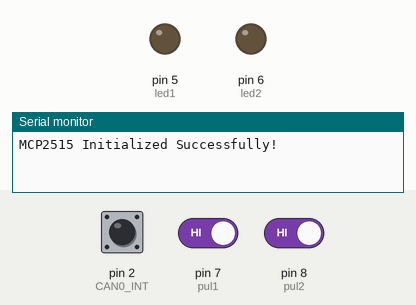
Simulated run of this sketch. Board: Arduino Uno, built with avr-gcc and run on an emulated ATmega328P. Parts: output pins drawn as LEDs (lit = HIGH), the last lines printed to the serial monitor. Dashed ring = blinking. The inputs (shaded band) are chosen by the test bench; at power-on: pin 7 (pul1) HIGH, pin 8 (pul2) HIGH, pin 2 (CAN0_INT) HIGH.

Above: at 1.2 s.
1.3 s: pin 7 (pul1) driven LOW
At 1.5 s:
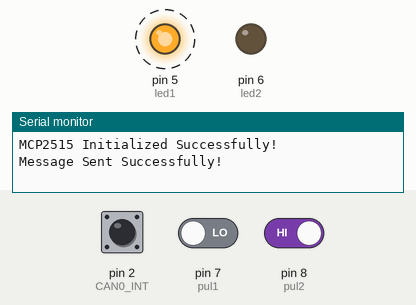
4.3 s: pin 8 (pul2) driven LOW
At 5.1 s:
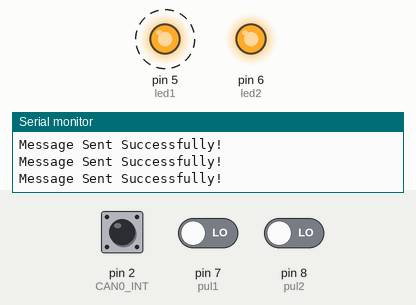
7.3 s: pin 8 (pul2) driven HIGH
At 10.2 s:
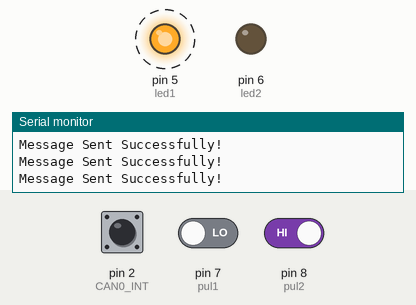
10.3 s: pin 7 (pul1) driven HIGH
At 11.1 s:
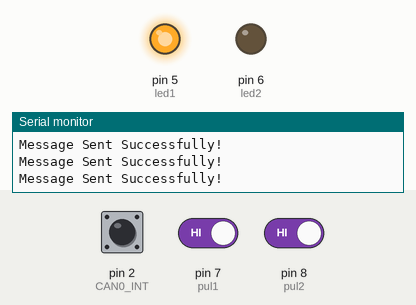
Timing chart, 0 to 12.8 s (numbered marks = the images above; inputs shaded):
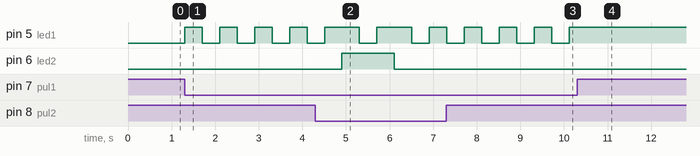

The sketch:

modulo_onoff_1006.ino
```cpp
// MODULO CAN 2IN-2OUT ON/OFF
//

#include <mcp_can.h>
#include <SPI.h>
long unsigned int rxId; // Variables para recepcion de mensaje CAN
unsigned char len = 0;
unsigned char rxBuf[8];

byte adress1 = 0x10; // para ajustar direccion de modulo
byte adress2 = 0x06;

byte led1 = 5; // declaracion de entradas y salidas
byte led2 = 6;
byte pul1 = 7;
byte pul2 = 8;

boolean transmitir = false; // Para saber cuando hay datos para transmitir
unsigned long  lastpress = 0;
unsigned long delaypress = 400;

byte data[8] = {0x00, 0x01, 0x00, 0x00, 0x00, 0x00, 0x00, 0x00};

#define CAN0_INT 2    // Set INT to pin2
MCP_CAN CAN0(10);     // Set CS to pin 10

void setup()
{
  Serial.begin(115200);

  // Initialize MCP2515 running at 8MHz with a baudrate of 250kb/s and the masks and filters disabled.
  if(CAN0.begin(MCP_ANY, CAN_250KBPS, MCP_8MHZ) == CAN_OK) Serial.println("MCP2515 Initialized Successfully!");
  else Serial.println("Error Initializing MCP2515...");

  CAN0.setMode(MCP_NORMAL);   // Change to normal mode to allow messages to be transmitted
   pinMode(CAN0_INT, INPUT);                            // Configuring pin for /INT input
    // Ajustar adress modulo CAN
  data[0] = adress1;
  data[1] = adress2;

  // Configurando entradas y salidas
  pinMode(led1, OUTPUT);
  pinMode(led2, OUTPUT);
  pinMode(pul1, INPUT);
  pinMode(pul2, INPUT);

}

void loop() {
 // Leer pulsadores y actuar si han cambiado de estado
  if (digitalRead(pul1) == LOW) {
      encender_apagar (led1,7);
    }

  if (digitalRead(pul2) == LOW) {
      encender_apagar (led2,6);
    }

// Leer estado de recepcion del buffer CAN
  if(!digitalRead(2)) {                   // If pin 2 is low, read receive buffer
        CAN0.readMsgBuf(&rxId, &len, rxBuf); // Read data: len = data length, buf = data byte(s)
        if (rxBuf[0]== adress1 && rxBuf[1]== adress2){ // si el mensaje es para este modulo
          // hacemos equivalentes los bytes de recepcion y transmision
          data[6] = rxBuf[6];
          data[7] = rxBuf[7];
          // Leer bytes 6 y 7 y actuar segun valor
           if (rxBuf[7] == 0 ){
              digitalWrite(led1, LOW);
              transmitir = true;
            }
           else {
              digitalWrite(led1, HIGH);
              transmitir = true;
            }
            if (rxBuf[6] == 0 ){
              digitalWrite(led2, LOW);
              transmitir = true;
            }
           else {
              digitalWrite(led2, HIGH);
              transmitir = true;
            }
          }

  }
  if (transmitir) {enviar_datos(); transmitir = false; }  // enviamos datas si esta activo transmitir y desactivamos

}

// Funcion para transmitir datos al BUS
void enviar_datos(){
    // send data:  ID = 0x100, Standard CAN Frame, Data length = 8 bytes, 'data' = array of data bytes to send
  byte sndStat = CAN0.sendMsgBuf(0x100, 0, 8, data);
  if(sndStat == CAN_OK){
    Serial.println("Message Sent Successfully!");
  }
  else {
    Serial.println("Error Sending Message...");
  }
  delay(1);   // send data per 5ms
  }

// Funcion para encender/apagar y odenar transmision
void encender_apagar (int led, int i){
  if (millis()>lastpress+delaypress){
           if (data[i] == 0) {
              data[i] = 0xff;
              digitalWrite(led, HIGH);
              lastpress = millis();
              transmitir = true;
           }
           else {
            data[i] = 0x00;
            digitalWrite(led, LOW);
            lastpress = millis();
            transmitir = true;
              }
      }
  }
/*********************************************************************************************************
  END FILE
*********************************************************************************************************/
```

Measured:
- after the input at 1.3 s, pin 5 (led1): alternates HIGH for 0.40 s and LOW for 0.40 s, starting at once
- after the input at 4.3 s, pin 5 (led1): alternates HIGH for 0.80 s and LOW for 0.40 s, starting after 1.0 s; pin 6 (led2): LOW → HIGH after 0.61 s, → LOW 1.2 s later
- after the input at 7.3 s, pin 5 (led1): alternates HIGH for 0.40 s and LOW for 0.40 s, starting at once; pin 6 (led2): stays LOW (without the input it goes to HIGH after 0.01 s)
- after the input at 10.3 s, pin 5 (led1): stops changing and stays HIGH
